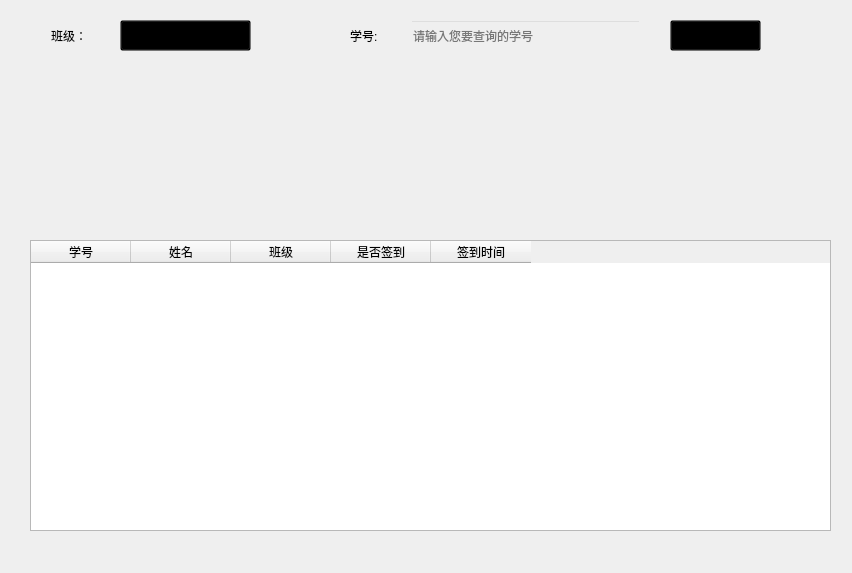
<?xml version="1.0" encoding="UTF-8"?>
<ui version="4.0">
 <class>Widget</class>
 <widget class="QWidget" name="Widget">
  <property name="geometry">
   <rect>
    <x>0</x>
    <y>0</y>
    <width>852</width>
    <height>573</height>
   </rect>
  </property>
  <property name="windowTitle">
   <string>Widget</string>
  </property>
  <property name="styleSheet">
   <string notr="true"/>
  </property>
  <widget class="QTableWidget" name="tableWidget">
   <property name="geometry">
    <rect>
     <x>30</x>
     <y>240</y>
     <width>801</width>
     <height>291</height>
    </rect>
   </property>
   <property name="styleSheet">
    <string notr="true">font: 75 10pt &quot;微软雅黑&quot;;

</string>
   </property>
   <column>
    <property name="text">
     <string>学号</string>
    </property>
   </column>
   <column>
    <property name="text">
     <string>姓名</string>
    </property>
   </column>
   <column>
    <property name="text">
     <string>班级</string>
    </property>
   </column>
   <column>
    <property name="text">
     <string>是否签到</string>
    </property>
   </column>
   <column>
    <property name="text">
     <string>签到时间</string>
    </property>
   </column>
  </widget>
  <widget class="QLabel" name="label">
   <property name="geometry">
    <rect>
     <x>51</x>
     <y>20</y>
     <width>51</width>
     <height>31</height>
    </rect>
   </property>
   <property name="styleSheet">
    <string notr="true">font: 75 10pt &quot;微软雅黑&quot;;
</string>
   </property>
   <property name="text">
    <string>班级：</string>
   </property>
  </widget>
  <widget class="QLabel" name="label_2">
   <property name="geometry">
    <rect>
     <x>350</x>
     <y>20</y>
     <width>51</width>
     <height>31</height>
    </rect>
   </property>
   <property name="styleSheet">
    <string notr="true">font: 75 10pt &quot;微软雅黑&quot;;
</string>
   </property>
   <property name="text">
    <string>学号:</string>
   </property>
  </widget>
  <widget class="QPushButton" name="pushButton">
   <property name="geometry">
    <rect>
     <x>670</x>
     <y>20</y>
     <width>91</width>
     <height>31</height>
    </rect>
   </property>
   <property name="styleSheet">
    <string notr="true">background-color : transparent;
font: 75 10pt &quot;微软雅黑&quot;;
</string>
   </property>
   <property name="text">
    <string>查找</string>
   </property>
  </widget>
  <widget class="QLineEdit" name="lineEdit">
   <property name="geometry">
    <rect>
     <x>410</x>
     <y>20</y>
     <width>231</width>
     <height>31</height>
    </rect>
   </property>
   <property name="styleSheet">
    <string notr="true">background-color : transparent;
</string>
   </property>
   <property name="placeholderText">
    <string>请输入您要查询的学号</string>
   </property>
  </widget>
  <widget class="QComboBox" name="comboBox">
   <property name="geometry">
    <rect>
     <x>120</x>
     <y>20</y>
     <width>131</width>
     <height>31</height>
    </rect>
   </property>
   <property name="styleSheet">
    <string notr="true">background-color : transparent;
</string>
   </property>
  </widget>
  <widget class="QWidget" name="widget" native="true">
   <property name="geometry">
    <rect>
     <x>-1</x>
     <y>-1</y>
     <width>851</width>
     <height>571</height>
    </rect>
   </property>
   <property name="styleSheet">
    <string notr="true">border-image: url(:/4.jpg);</string>
   </property>
  </widget>
  <zorder>widget</zorder>
  <zorder>tableWidget</zorder>
  <zorder>label</zorder>
  <zorder>label_2</zorder>
  <zorder>pushButton</zorder>
  <zorder>lineEdit</zorder>
  <zorder>comboBox</zorder>
 </widget>
 <layoutdefault spacing="6" margin="11"/>
 <resources/>
 <connections/>
</ui>
